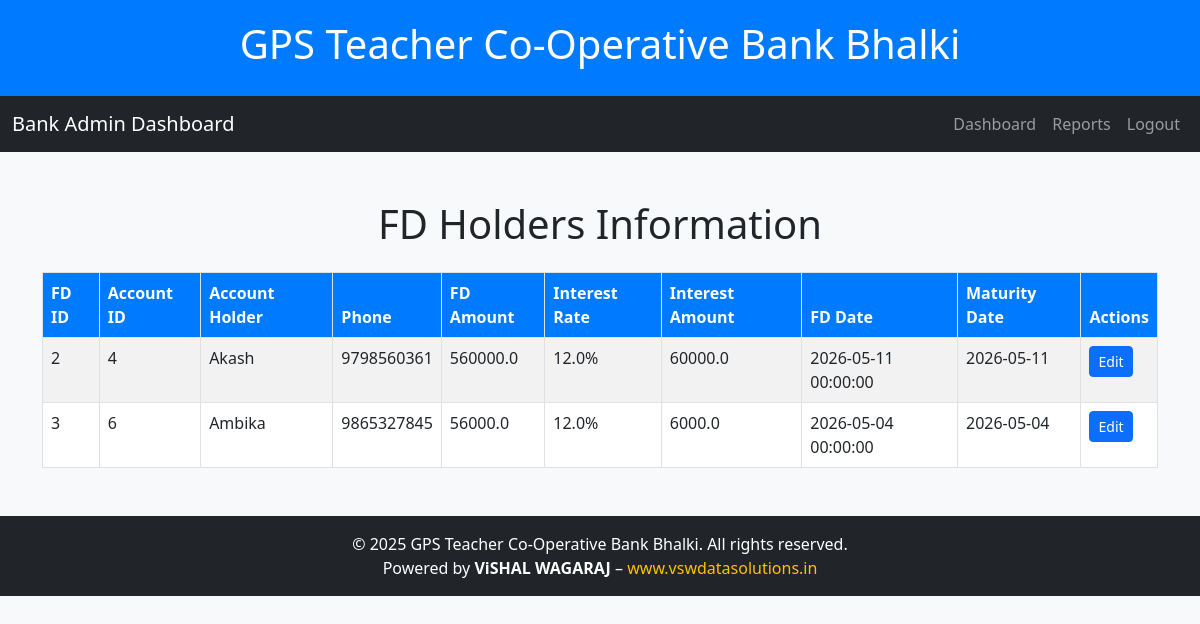
The app's page /fd_holders (signed in) with its own data.
### tables this page shows
CREATE TABLE fd_accounts (
    fd_id INTEGER PRIMARY KEY AUTOINCREMENT,
    account_id INTEGER NOT NULL,
    amount REAL NOT NULL,
    interest_rate REAL,
    fd_date DATE,
    maturity_date TEXT,
    interest_amount REAL,
    total_amount REAL,
    status TEXT DEFAULT 'active',
    fd_amount REAL,
    start_date TEXT
);

CREATE TABLE accounts (
                    id INTEGER PRIMARY KEY AUTOINCREMENT,
                    account_number TEXT UNIQUE,
                    full_name TEXT NOT NULL,
                    father_name TEXT NOT NULL,
                    phone TEXT NOT NULL CHECK(length(phone) = 10),
                    dob TEXT NOT NULL CHECK(dob LIKE '____-__-__'),
                    address TEXT NOT NULL,
                    account_type TEXT NOT NULL,
                    balance REAL NOT NULL DEFAULT 0,
                    share_fee REAL NOT NULL DEFAULT 0,
                    admin_fee REAL NOT NULL DEFAULT 50,
                    total_shares REAL NOT NULL DEFAULT 100,
                    school_name TEXT NOT NULL,
                    status TEXT DEFAULT 'active',
                    timestamp DATETIME DEFAULT CURRENT_TIMESTAMP
                , file_charge_fee REAL DEFAULT 0);

### app.py (the view)
@app.route("/fd_holders")
@login_required
def fd_holders():
    conn = get_db_connection()
    query = """
        SELECT f.fd_id,
               f.account_id,
               f.fd_amount,
               f.interest_rate,
               f.interest_amount,
               f.total_amount,
               f.fd_date,
               f.maturity_date,
               a.full_name,
               a.phone
        FROM fd_accounts f
        INNER JOIN accounts a ON f.account_id = a.id
    """
    results = conn.execute(query).fetchall()
    conn.close()
    return render_template("fd_holders.html", results=results)

### app.py (called while the page is built)
def get_db_connection():
    conn = sqlite3.connect('db/bank.db')
    conn.row_factory = sqlite3.Row
    return conn

@app.after_request
def add_no_cache_headers(response):
    response.headers["Cache-Control"] = "no-store, no-cache, must-revalidate, post-check=0, pre-check=0, max-age=0"
    response.headers["Pragma"] = "no-cache"
    response.headers["Expires"] = "-1"
    return response

### utils/auth_decorator.py (called while the page is built)
def login_required(f):
    @wraps(f)
    def decorated_function(*args, **kwargs):
        if "admin_id" not in session:
            flash("Please login to access this page.", "warning")
            return redirect(url_for("login"))
        response = make_response(f(*args, **kwargs))
        response.headers["Cache-Control"] = "no-store, no-cache, must-revalidate, max-age=0"
        response.headers["Pragma"] = "no-cache"
        response.headers["Expires"] = "0"
        return response
    return decorated_function

### templates/fd_holders.html (shortened to what this page needs)
<!DOCTYPE html>
<html lang="en">
<head>
  <link rel="stylesheet" href="https://cdn.jsdelivr.net/npm/bootstrap@5.3.0/dist/css/bootstrap.min.css">
</head>
<body>
<header class="header">
  <h1>GPS Teacher Co-Operative Bank Bhalki</h1>
</header>
<nav class="navbar navbar-expand-lg navbar-dark bg-dark">
  <div class="container-fluid">
    <a class="navbar-brand" href="/">Bank Admin Dashboard</a>
    <div class="collapse navbar-collapse" id="navbarNav">
      <ul class="navbar-nav ms-auto">
        <li class="nav-item"><a class="nav-link" href="/admin_dashboard">Dashboard</a></li>
        <li class="nav-item"><a class="nav-link" href="/generate_report">Reports</a></li>
        <li class="nav-item"><a class="nav-link" href="/logout">Logout</a></li>
      </ul>
    </div>
  </div>
</nav>
<div class="container mt-5">
  <h1 class="text-center mb-4">FD Holders Information</h1>
  <table class="table table-striped table-bordered">
    <thead>
      <tr>
        <th>FD ID</th>
        <th>Account ID</th>
        <th>Account Holder</th>
        <th>Phone</th>
        <th>FD Amount</th>
        <th>Interest Rate</th>
        <th>Interest Amount</th>
        <th>FD Date</th>
        <th>Maturity Date</th>
        <th>Actions</th>
      </tr>
    </thead>
    <tbody>
      {% for row in results %}
      <tr>
        <td>{{ row.fd_id }}</td>
        <td>{{ row.account_id }}</td>
        <td>{{ row.full_name }}</td>
        <td>{{ row.phone }}</td>
        <td>{{ row.total_amount or 0 }}</td>
        <td>{{ row.interest_rate or 0 }}%</td>
        <td>{{ row.interest_amount or 0 }}</td>
        <td>{{ row.fd_date }}</td>
        <td>{{ row.maturity_date }}</td>
        <td>
          {% if row.fd_id %}
          <a href="{{ url_for('edit_fd', fd_id=row.fd_id) }}" class="btn btn-sm btn-primary">Edit</a>
          {% else %}
          <span class="text-muted">No FD ID</span>
          {% endif %}
        </td>
      </tr>
      {% endfor %}
    </tbody>
  </table>
</div>
<footer class="footer mt-5 text-center bg-dark text-white py-3">
  <p class="mb-0">
    &copy; 2025 GPS Teacher Co-Operative Bank Bhalki. All rights reserved. <br>
    Powered by <strong>ViSHAL WAGARAJ</strong> –
    <a href="https://www.vswdatasolutions.in" target="_blank" class="text-warning text-decoration-none">
      www.vswdatasolutions.in
    </a>
  </p>
</footer>
</body>
</html>

### templates/fd_holders.html (style rules this page uses)
.header { background-color: #007bff; color: white; padding: 20px 0; text-align: center; }
.footer { background-color: #343a40; color: white; padding: 10px 0; text-align: center; margin-top: 20px; }
body { background-color: #f8f9fa; }
.container { margin-top: 20px; }
.table th { background-color: #007bff; color: white; }

### records on screen
fd_accounts: fd_id "2", account_id "4", full_name "Akash", phone "9798560361", total_amount "560000.0", interest_rate "12.0", interest_amount "60000.0", fd_date "2026-05-11 00:00:00", maturity_date "2026-05-11"
fd_accounts: fd_id "3", account_id "6", full_name "Ambika", phone "9865327845", total_amount "56000.0", interest_rate "12.0", interest_amount "6000.0", fd_date "2026-05-04 00:00:00", maturity_date "2026-05-04"
